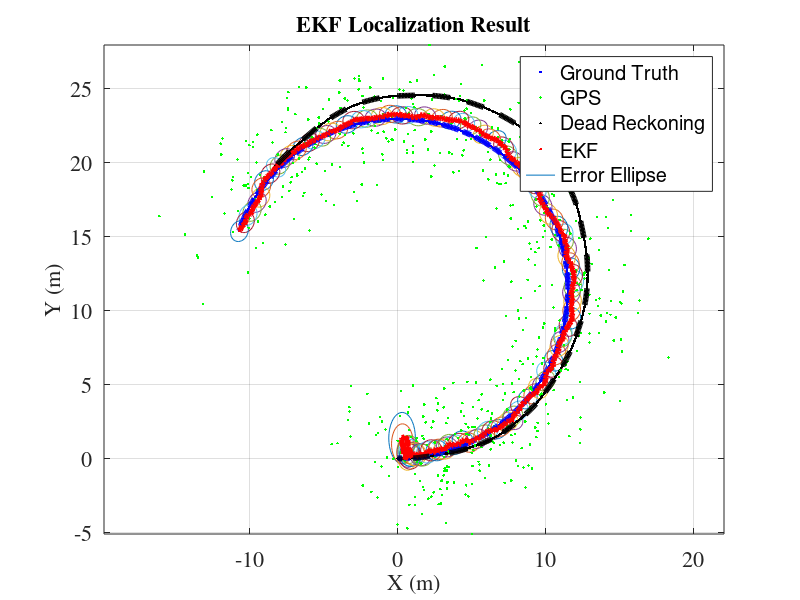

This chart was generated by the following MATLAB code:
% -------------------------------------------------------------------------
% File : ExtendedKalmanFilterLocalization.m
% Discription : Mobible robot localization sample code with
% Extended Kalman Filter (EKF)
% Environment : Matlab
% Author : Atsushi Sakai
% Copyright (c): 2014 Atsushi Sakai
% License : GPL Software License Agreement
% -------------------------------------------------------------------------
function [] = ExtendedKalmanFilterLocalization()
% 
close all, clear all;
%
disp('Extended Kalman Filter (EKF) sample program start!!') 
time = 0;
endtime = 60; % [sec]
global dt;
dt = 0.1; % [sec]
nSteps = ceil((endtime - time)/dt);
result.time=[];
result.xTrue=[];
result.xd=[];
result.xEst=[];
result.z=[];
result.PEst=[];
result.u=[];
% State Vector [x y yaw v]'
xEst=[0 0 0 0]';
% True State
xTrue=xEst;
% Dead Reckoning
xd=xTrue;
% Observation vector [x y yaw v]'
z=[0 0 0 0]';
% Covariance Matrix for motion
Q=diag([0.1 0.1 toRadian(1) 0.05]).^2;
% Covariance Matrix for observation
R=diag([1.5 1.5 toRadian(3) 0.05]).^2;
% Simulation parameter
global Qsigma
Qsigma=diag([0.1 toRadian(20)]).^2; %[v yawrate]
global Rsigma
Rsigma=diag([1.5 1.5 toRadian(3) 0.05]).^2;%[x y z yaw v]
PEst = eye(4);
tic;
%movcount=0;
% Main loop
for i=1 : nSteps
    time = time + dt;
    % Input
    u=doControl(time);
    % Observation
    [z,xTrue,xd,u]=Observation(xTrue, xd, u);
    % ------ Kalman Filter --------
    % Predict
    xPred = f(xEst, u);
    F=jacobF(xEst, u);
    PPred= F*PEst*F' + Q;
    % Update
    H=jacobH(xPred);
    y = z - h(xPred);
    S = H*PPred*H' + R;
    K = PPred*H'*inv(S);
    xEst = xPred + K*y;
    PEst = (eye(size(xEst,1)) - K*H)*PPred;
    % Simulation Result
    result.time=[result.time; time];
    result.xTrue=[result.xTrue; xTrue'];
    result.xd=[result.xd; xd'];
    result.xEst=[result.xEst;xEst'];
    result.z=[result.z; z'];
    result.PEst=[result.PEst; diag(PEst)'];
    result.u=[result.u; u'];
    %Animation (remove some flames)
    if rem(i,5)==0
        %hold off;
        plot(result.xTrue(:,1),result.xTrue(:,2),'.b');hold on;
        plot(result.z(:,1),result.z(:,2),'.g');hold on;
        plot(result.xd(:,1),result.xd(:,2),'.k');hold on;
        plot(result.xEst(:,1),result.xEst(:,2),'.r');hold on;
        ShowErrorEllipse(xEst,PEst);
        axis equal;
        grid on;
        drawnow;
        %movcount=movcount+1;
        %mov(movcount) = getframe(gcf);% 
    end 
end
toc
%movie2avi(mov,'movie.avi');
DrawGraph(result);

function ShowErrorEllipse(xEst,PEst)
%
Pxy=PEst(1:2,1:2);%
[eigvec, eigval]=eig(Pxy);%
%
if eigval(1,1)>=eigval(2,2)
    bigind=1;
    smallind=2;
else
    bigind=2;
    smallind=1;
end
chi=9.21;%
%
t=0:10:360;
a=sqrt(eigval(bigind,bigind)*chi);
b=sqrt(eigval(smallind,smallind)*chi);
x=[a*cosd(t);
   b*sind(t)];
%
angle = atan2(eigvec(bigind,2),eigvec(bigind,1));
if(angle < 0)
    angle = angle + 2*pi;
end

R=[cos(angle) sin(angle);
   -sin(angle) cos(angle)];
x=R*x;
plot(x(1,:)+xEst(1),x(2,:)+xEst(2))

% Motion Model
function x = f(x, u)
global dt;
F = [1 0 0 0
    0 1 0 0
    0 0 1 0
    0 0 0 0];
B = [
    dt*cos(x(3)) 0
    dt*sin(x(3)) 0
    0 dt
    1 0];
x= F*x+B*u;

% Jacobian of Motion Model
function jF = jacobF(x, u)
global dt;
jF=[
    1 0 0 0
    0 1 0 0
    -dt*u(1)*sin(x(3)) dt*u(1)*cos(x(3)) 1 0
     dt*cos(x(3)) dt*sin(x(3)) 0 1];

%Observation Model
function z = h(x)
H = [1 0 0 0
    0 1 0 0
    0 0 1 0
    0 0 0 1 ];
z=H*x;

function jH = jacobH(x)
%Jacobian of Observation Model
jH =[1 0 0 0
    0 1 0 0
    0 0 1 0
    0 0 0 1];

%Calc Input Parameter
function u = doControl(time)
T=10; % [sec]
% [V yawrate]
V=1.0; % [m/s]
yawrate = 5; % [deg/s]
u =[ V*(1-exp(-time/T)) toRadian(yawrate)*(1-exp(-time/T))]';
%
function [z, x, xd, u] = Observation(x, xd, u)
%Calc Observation from noise prameter
global Qsigma;
global Rsigma;

x=f(x, u);% Ground Truth
u=u+Qsigma*randn(2,1);%add Process Noise
xd=f(xd, u);% Dead Reckoning
z=h(x+Rsigma*randn(4,1));%Simulate Observation

% Plot Result
function []=DrawGraph(result)
figure(1);
x=[ result.xTrue(:,1:2) result.xEst(:,1:2) result.z(:,1:2)];
set(gca, 'fontsize', 16, 'fontname', 'times');
plot(x(:,5), x(:,6),'.g','linewidth', 4); hold on;
plot(x(:,1), x(:,2),'-.b','linewidth', 4); hold on;
plot(x(:,3), x(:,4),'r','linewidth', 4); hold on;
plot(result.xd(:,1), result.xd(:,2),'--k','linewidth', 4); hold on;
 
title('EKF Localization Result', 'fontsize', 16, 'fontname', 'times');
xlabel('X (m)', 'fontsize', 16, 'fontname', 'times');
ylabel('Y (m)', 'fontsize', 16, 'fontname', 'times');
legend('Ground Truth','GPS','Dead Reckoning','EKF','Error Ellipse');
grid on;
axis equal;

function angle=Pi2Pi(angle)
%
angle = mod(angle, 2*pi);

i = find(angle>pi);
angle(i) = angle(i) - 2*pi;

i = find(angle<-pi);
angle(i) = angle(i) + 2*pi;

% degree to radian
function radian = toRadian(degree)
radian = degree/180*pi;

% radian to degree
function degree = toDegree(radian)
degree = radian/pi*180;